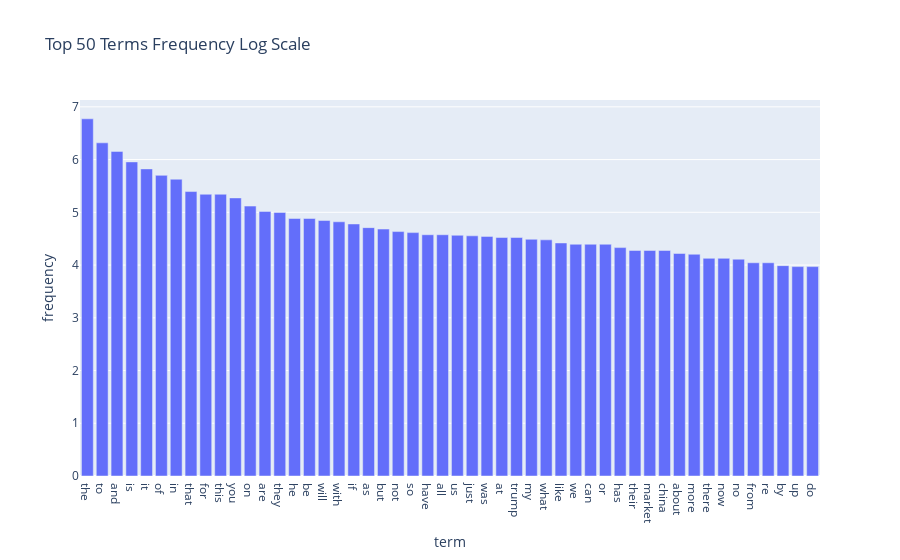

The cell this chart's notebook holds for it:
### Markdown cell above
### >>> **Exercise 15:**

### Code cell
df_terms = pd.DataFrame({
    "term": count_vect.get_feature_names_out(),
    "frequency": term_frequencies_log
}).sort_values(by = "frequency", ascending = False)

df_top = df_terms.head(50)

fig = px.bar(df_top, x = "term", y = "frequency",
             title = "Top 50 Terms Frequency Log Scale")

fig.show()

### Figure 1 — Plotly figure (JSON) as saved in the notebook; plotly's stock layout.template omitted (floating-point values rounded to 4 significant figures)
{"data": [{"hovertemplate": "term=%{x}<br>frequency=%{y}<extra></extra>", "legendgroup": "", "marker": {"color": "#636efa", "pattern": {"shape": ""}}, "name": "", "orientation": "v", "showlegend": false, "textposition": "auto", "type": "bar", "x": ["the", "to", "and", "is", "it", "of", "in", "that", "for", "this", "you", "on", "are", "they", "he", "be", "will", "with", "if", "as", "but", "not", "so", "have", "all", "us", "just", "was", "at", "trump", "my", "what", "like", "we", "can", "or", "has", "their", "market", "china", "about", "more", "there", "now", "no", "from", "re", "by", "up", "do"], "xaxis": "x", "y": [6.773, 6.317, 6.155, 5.956, 5.823, 5.7, 5.628, 5.394, 5.342, 5.342, 5.273, 5.118, 5.017, 4.997, 4.883, 4.883, 4.844, 4.82, 4.779, 4.71, 4.682, 4.635, 4.615, 4.575, 4.575, 4.564, 4.554, 4.543, 4.522, 4.522, 4.489, 4.477, 4.419, 4.394, 4.394, 4.394, 4.331, 4.277, 4.277, 4.277, 4.22, 4.205, 4.127, 4.127, 4.111, 4.043, 4.043, 3.989, 3.97, 3.97], "yaxis": "y"}], "layout": {"barmode": "relative", "legend": {"tracegroupgap": 0}, "title": {"text": "Top 50 Terms Frequency Log Scale"}, "xaxis": {"anchor": "y", "domain": [0, 1], "title": {"text": "term"}}, "yaxis": {"anchor": "x", "domain": [0, 1], "title": {"text": "frequency"}}}}
